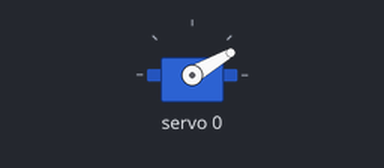
Recording of a sketch running on a simulated Arduino Uno, built with avr-gcc and run on an emulated ATmega328P. Parts: servo. What the sketch prints to the serial monitor is not drawn.

Above: at 0.05 s.
At 0.35 s:
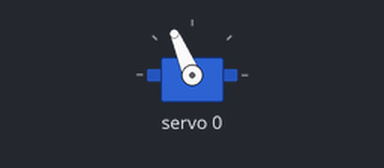
At 0.65 s:
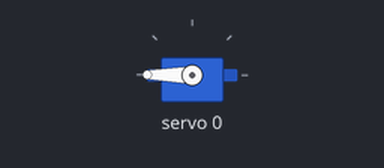
At 1.25 s:
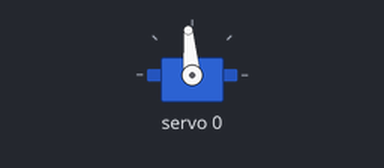
Timing chart, 0 to 3.5 s (numbered marks = the images above):
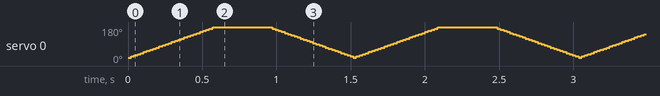

The sketch:

pca_servo.ino
```cpp
#include <Adafruit_PWMServoDriver.h>
#include<Wire.h>
Adafruit_PWMServoDriver pca;
int echo_1 = 8;
int trig_1 = 9;
long distance;

int pulse;
int angle = 0;

void setup() {
  Serial.begin(9600);
  pca.begin();
  pca.setPWMFreq(50);
  pinMode(echo_1, INPUT);
  pinMode(trig_1, OUTPUT);
  Serial.println("ultrasonic sensor started");
  // put your setup code here, to run once:

}
int  getd(){
  digitalWrite(trig_1, LOW);
  delayMicroseconds(2);
  digitalWrite(trig_1, HIGH);
  delayMicroseconds(10);
  digitalWrite(trig_1, LOW);

  // Measure echo
  long dur = pulseIn(echo_1, HIGH, 30000); // timeout = 30 ms
  if (dur==0){
    return 0;
  }
    else { distance = dur*0.034/2;
    return distance;}

}
void loop() {
  for( angle = 0; angle<180; angle+=5)
  {
    pulse = map(angle,0,180,150,600);
    pca.setPWM(0,0,pulse);
    Serial.println(angle);
    Serial.println(":");
    Serial.println(distance);
    delay(20);

  }
  for(angle=180; angle>0; angle-=5){
    pulse = map(angle,0,180,150,600);
    pca.setPWM(0,0,pulse);
    Serial.println(angle);
    Serial.println(":");
    Serial.println(distance);
    delay(20);

  }
  // put your main code here, to run repeatedly:

}
```
